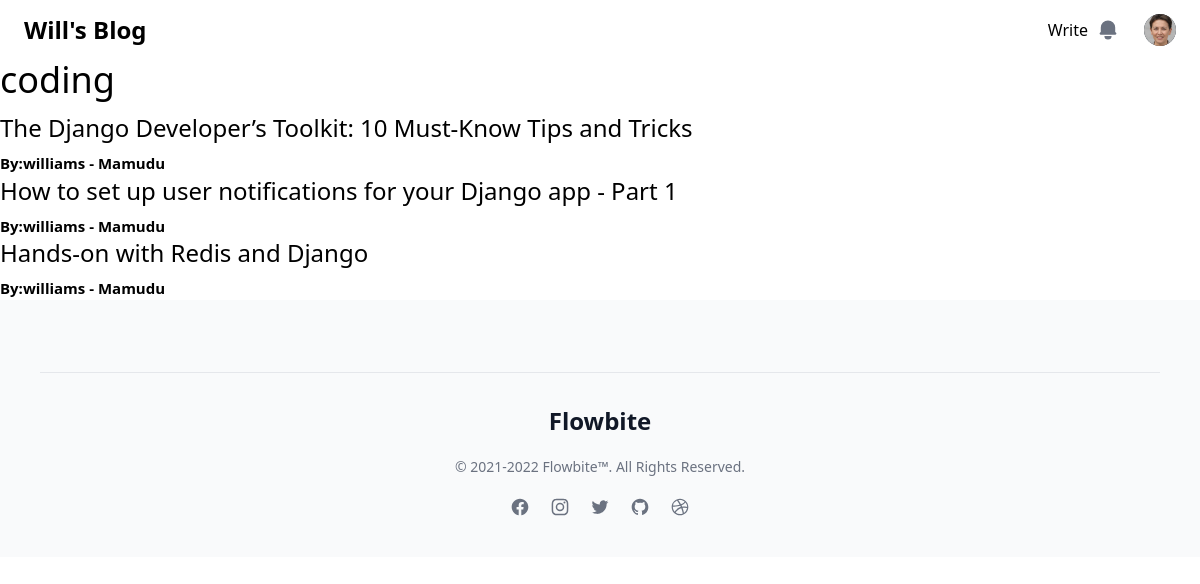
Page /category/coding/ (signed in) on the committed database.
### blog/models.py (models this page shows, shortened)
class Profile(models.Model):
  user = models.OneToOneField(User, null=True, on_delete=models.CASCADE)
  bio = RichTextField()
  profile_image = models.ImageField(null=True, blank=True, upload_to="Images/profile/")

class Post(models.Model):
  title = models.CharField(max_length=500)
  image = models.ImageField(null=True, blank=True, upload_to="Images/")
  title_tag = models.CharField(max_length=300, default='default blog post')
  Author = models.ForeignKey(User, on_delete=models.CASCADE)
  body = RichTextField()
  category = models.CharField(max_length=300, default='coding')

### blog/views.py (the view)
# urls.py: path('category/<str:cats>/',CategoryPage, name='category_post'),
def CategoryPage(request, cats):
  category_list = Post.objects.filter(category=cats)
  return render(request, 'categorypage.html', {'cat':cats, 'category':category_list})

### templates/categorypage.html (shortened to what this page needs)
{% extends 'base.html' %}
{% block  content %}
{% if category %}
 <h1 class='text-4xl mb-3'> {{cat}}</h1>
  {%for items in category%}
  <a href="{% url 'blog_detail' items.pk%}" class=" text-2xl"> {{items.title}} </a>
  <p class=" mt-2 font-semibold text-[15px] "> By:{{ items.Author.first_name }} - {{ items.Author.last_name }}</p>
  {%endfor%}
  {% else%}
  <p>{{cat}} category does not exit</p>
  {% endif %}
{% endblock  %}

### templates/base.html (shortened to what this page needs)
<!DOCTYPE html>
{% load static %}
<html lang="en">
<head>
  <link rel="stylesheet" href="{% static 'css/output.css' %}"/>
  <link rel="stylesheet" href="{% static 'custom/custom.css' %}"/>
</head>
<body >
  <header class="">
    <nav class="bg-white border-gray-200 px-4 lg:px-6 py-2.5 ">
        <div class="flex flex-wrap justify-between items-center">
              <div class="flex justify-start items-center">
                <a href="{% url 'home' %}" class="flex mr-4">
                  <span class="self-center text-2xl font-semibold whitespace-nowrap">Will's Blog </span>
                </a>
              </div>
            <div class="flex items-center lg:order-3">
              {% if user.is_authenticated %}
              <a href="{% url 'create' %}"> Write </a>
                <button type="button" class="p-2 mr-1 text-gray-500 rounded-lg hover:text-gray-900 hover:bg-gray-100 focus:ring-4 focus:ring-gray-300 ">
                    <svg aria-hidden="true" class="w-6 h-6" fill="currentColor" viewBox="0 0 20 20" xmlns="http://www.w3.org/2000/svg"><path d="M10 2a6 6 0 00-6 6v3.586l-.707.707A1 1 0 004 14h12a1 1 0 00.707-1.707L16 11.586V8a6 6 0 00-6-6zM10 18a3 3 0 01-3-3h6a3 3 0 01-3 3z"></path></svg>
                </button>
                <div class="relative">
                <button type="button" class="flex mx-3 text-sm bg-gray-800 rounded-full md:mr-0 " id="user-menu-button">
                    <img class="w-8 h-8 rounded-full" src="{{user.profile.profile_image.url}}" alt="{{user.first_name}}" onclick="usertoggle()">
                </button>
                {% endif %}
            </div>
        </div>
    </nav>
  </header>
  {% block  content %}
  {% endblock  %}
<footer class="bg-gray-50">
  <div class="p-4 py-6 mx-auto max-w-screen-xl md:p-8 lg:p-10">
      <hr class="my-6 border-gray-200 sm:mx-auto dark:border-gray-700 lg:my-8">
      <div class="text-center">
          <a href="{% url 'home' %}" class="flex justify-center items-center mb-5 text-2xl font-semibold text-gray-900 dark:text-white">
              Flowbite
          </a>
          <span class="block text-sm text-center text-gray-500 dark:text-gray-400">© 2021-2022 <a href="#" class="hover:underline">Flowbite™</a>. All Rights Reserved.
          </span>
          <ul class="flex justify-center mt-5 space-x-5">
              <li>
                  <a href="#" class="text-gray-500 hover:text-gray-900 dark:hover:text-white dark:text-gray-400">
                  </a>
              </li>
              <li>
                  <a href="#" class="text-gray-500 hover:text-gray-900 dark:hover:text-white dark:text-gray-400">
                  </a>
              </li>
              <li>
                  <a href="#" class="text-gray-500 hover:text-gray-900 dark:hover:text-white dark:text-gray-400">
                  </a>
              </li>
              <li>
                  <a href="#" class="text-gray-500 hover:text-gray-900 ">
                  </a>
              </li>
              <li>
                  <a href="#" class="text-gray-500 hover:text-gray-900">
                  </a>
              </li>
          </ul>
      </div>
  </div>
</footer>
</body>
</html>

### static/custom/custom.css (style rules this page uses)
body { height: 100vh; display: flex; flex-direction: column; }

### rows in the picture
Post: title "The Django Developer’s Toolkit: 10 Must-Know Tips and Tricks", Author.first_name "williams", Author.last_name "Mamudu"
Post: title "How to set up user notifications for your Django app - Part 1", Author.first_name "williams", Author.last_name "Mamudu"
Post: title "Hands-on with Redis and Django", Author.first_name "williams", Author.last_name "Mamudu"

### other values in the picture
{{ cat }} "coding"
